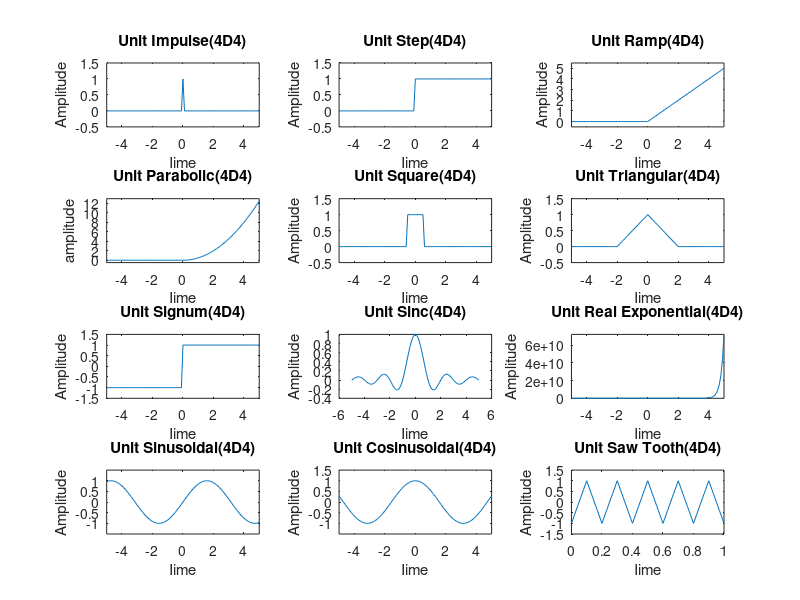

Write MATLAB code to recreate this figure.
close all;
clear all;

t=-5:0.1:5;

x1=1.*(t==0)+0.*(t~=0);
subplot(4,3,1);
plot(t,x1)
xlabel("Iime");
ylabel("Amplitude");
title("Unit Impulse(4D4)");
axis([min(t),max(t), min(x1)-0.5,max(x1)+0.5]);

x2=1.*(t>=0)+0.*(t<0);
subplot(4,3,2);
plot(t,x2)
xlabel("Iime");
ylabel("Amplitude");
title("Unit Step(4D4)");
axis([min(t),max(t), min(x2)-0.5,max(x2)+0.5]);


x3=t.*(t>=0)+0.*(t<0);
subplot(4,3,3);
plot(t,x3)
xlabel("Iime");
ylabel("Amplitude");
title("Unit Ramp(4D4)");
axis([min(t),max(t), min(x3)-0.5,max(x3)+0.5]);

x4=t.^2/2.*(t>=0)+0.*(t<0);
subplot(4,3,4);
plot(t,x4)
xlabel("Iime");
ylabel("amplitude");
title("Unit Parabolic(4D4)");
axis([min(t),max(t), min(x4)-0.5,max(x4)+0.5]);



x5=1.*(abs(t)<=0.5)+0.*(abs(t)>0.5);
subplot(4,3,5);
plot(t,x5)
xlabel("Iime");
ylabel("Amplitude");
title("Unit Square(4D4)");
axis([min(t),max(t), min(x5)-0.5,max(x5)+0.5]);


x6=(1-(abs(t)/2)).*(abs(t)<=2)+0.*(abs(t)>2);
subplot(4,3,6);
plot(t,x6)
xlabel("Iime");
ylabel("Amplitude");
title("Unit Triangular(4D4)");
axis([min(t),max(t), min(x6)-0.5,max(x6)+0.5]);


x7=1.*(t>=0)-1.*(t<0);
subplot(4,3,7);
plot(t,x7)
xlabel("Iime");
ylabel("Amplitude");
title("Unit Signum(4D4)");
axis([min(t),max(t), min(x7)-0.5,max(x7)+0.5]);

x8=sinc(t);
subplot(4,3,8);
plot(t,x8)
xlabel("Iime");
ylabel("Amplitude");
title("Unit Sinc(4D4)");


x9=exp(5.*t).*(t>=0)+0.*(t<0);
subplot(4,3,9);
plot(t,x9)
xlabel("Iime");
ylabel("Amplitude");
title("Unit Real Exponential(4D4)");
axis([min(t),max(t), min(x9)-0.5,max(x9)+0.5]);


t1=0:pi/12:2*pi;

x10=sin(t);
subplot(4,3,10);
plot(t,x10)
xlabel("Iime");
ylabel("Amplitude");
title("Unit Sinusoidal(4D4)");
axis([min(t),max(t), min(x10)-0.5,max(x10)+0.5]);

x11=cos(t);
subplot(4,3,11);
plot(t,x11)
xlabel("Iime");
ylabel("Amplitude");
title("Unit Cosinusoidal(4D4)");
axis([min(t),max(t), min(x11)-0.5,max(x11)+0.5]);

T = 10*(1/50);
fs = 1000;
t = 0:1/fs:T-1/fs;


F=input('enter the frequency:');
T=1/F;
t=0:5*T/100:5*T;

x12=sawtooth(2*pi*F*t,1/2);
subplot(4,3,12);
plot(t,x12)
xlabel("Iime");
ylabel("Amplitude");
title("Unit Saw Tooth(4D4)");
axis([min(t),max(t), min(x12)-0.5,max(x12)+0.5]);

